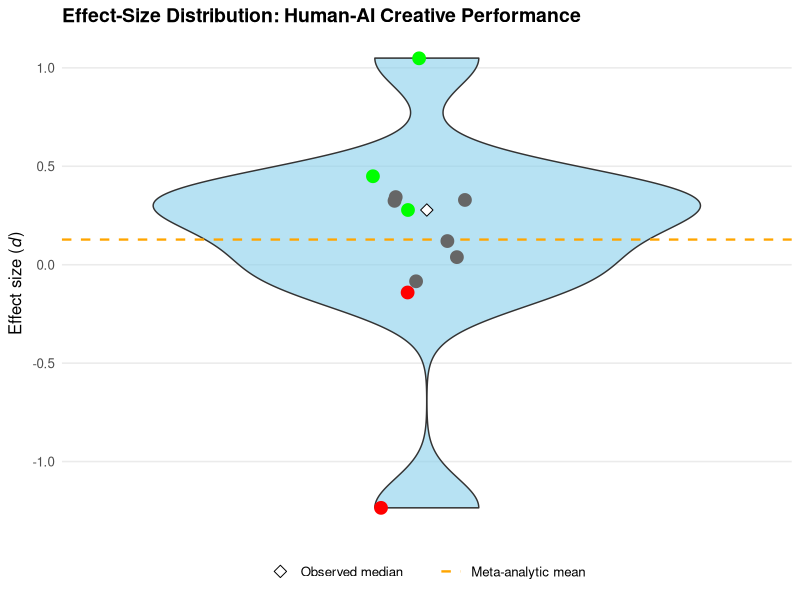
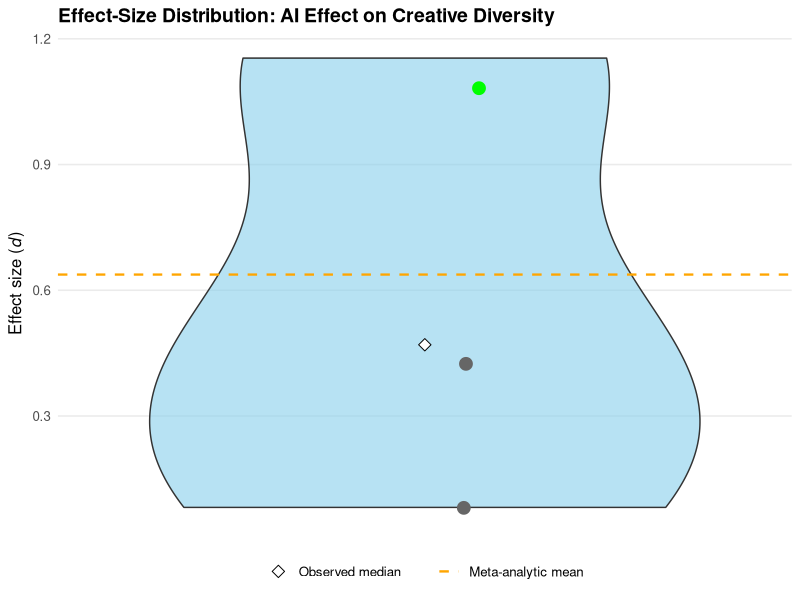
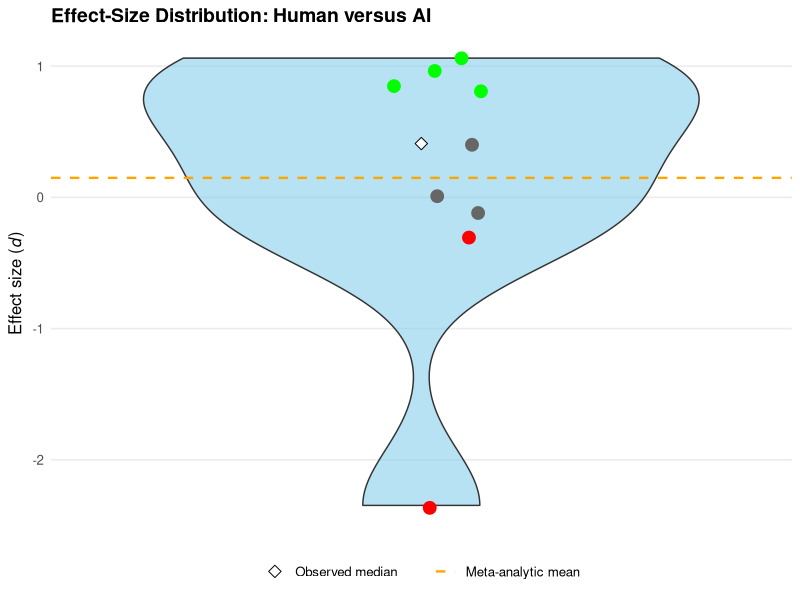
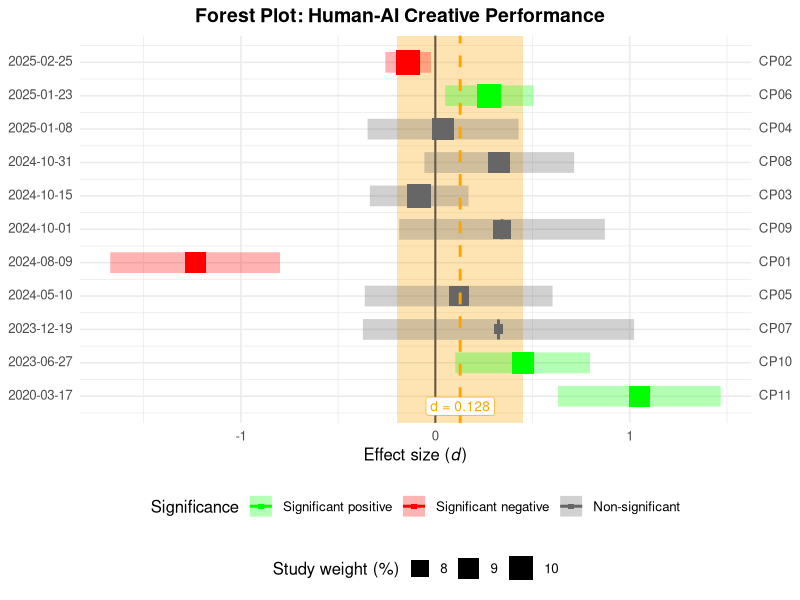
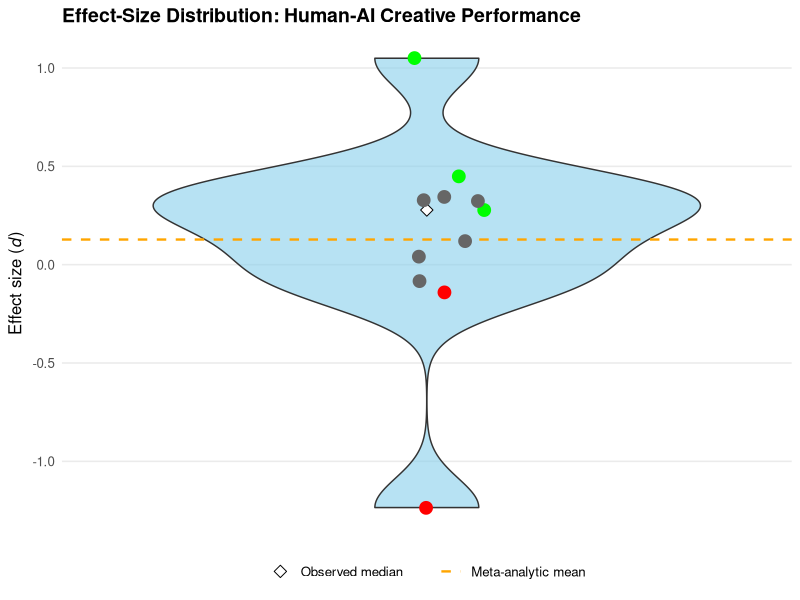
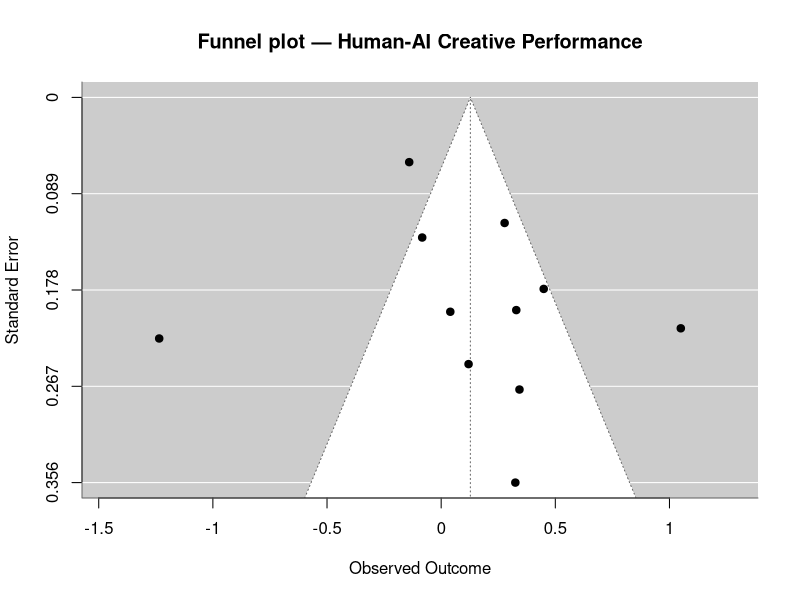
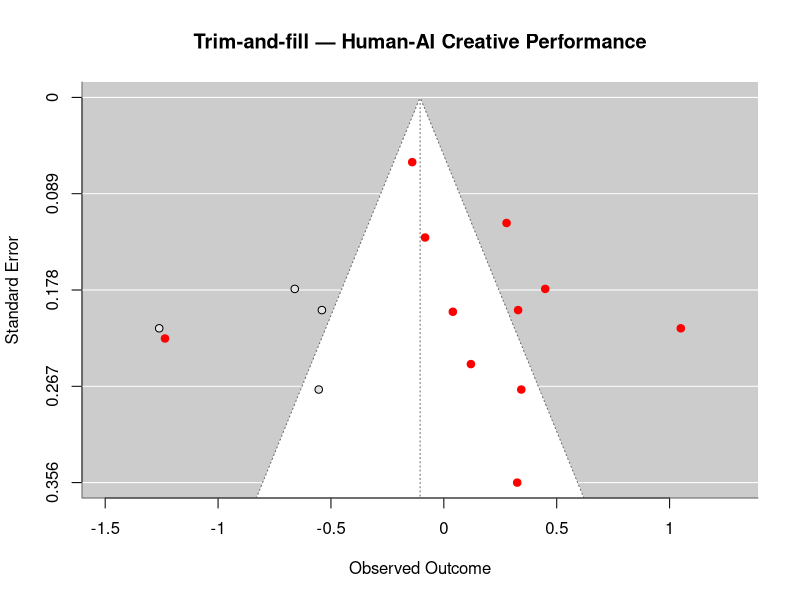
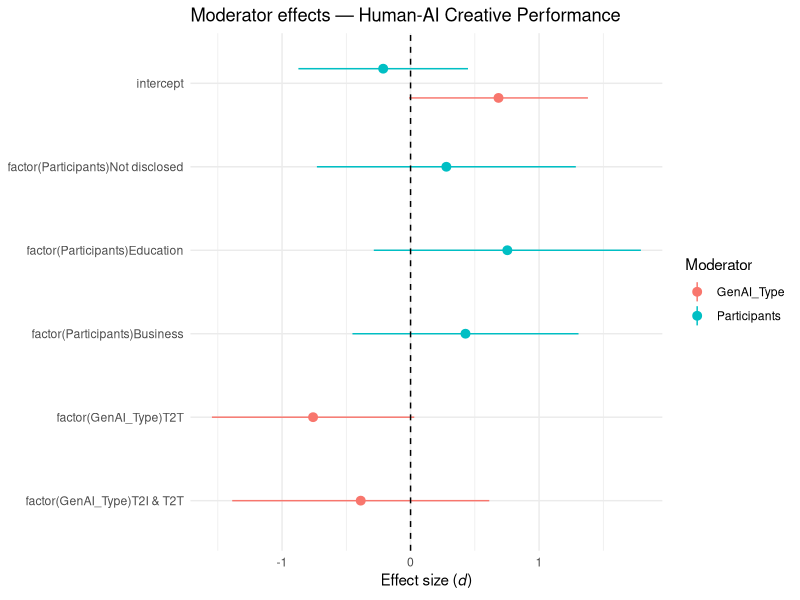

Write R code to recreate these figures, in order.
# --------- Load Libraries ---------
library(metafor)
library(tidyverse)
library(ggtext)
library(gridExtra)
library(broom)

# --------- Ensure Results directory exists ---------
output_dir <- "Results"
if (!dir.exists(output_dir)) dir.create(output_dir)

# --------- Load Datasets ---------
df_performance <- read_csv2("Human-AI_Creative_Performance.csv")
df_diversity <- read_csv2("Human-AI_Diversity.csv")
df_versus      <- read_csv2("Human_vs_AI.csv")

# --------- Mutate Date ---------
df_performance <- df_performance %>% 
  mutate(Date = as.Date(Date, format = ifelse(nchar(Date)==4, "%Y-%m-%d")))
df_diversity <- df_diversity %>% 
  mutate(Date = as.Date(Date, format = ifelse(nchar(Date)==4, "%Y-%m-%d")))
df_versus <- df_versus %>% 
  mutate(Date = as.Date(Date, format = ifelse(nchar(Date)==4, "%Y-%m-%d")))

# --------- Function to Compute Sampling Variance of d ---------
compute_vi <- function(cohens_d, n_treatment, n_control) {
  vi <- ((n_treatment + n_control) / (n_treatment * n_control)) + (cohens_d^2 / (2 * (n_treatment + n_control)))
  return(vi)
}

# --------- Wrapper to Compute vi If Not Present ---------
safe_calc_effects <- function(df) {
  if (!"vi" %in% names(df)) {
    df$vi <- compute_vi(df$cohens_d, df$n_treatment, df$n_control)
  }
  return(df)
}

# --------- Apply to All Datasets ---------
df_performance <- safe_calc_effects(df_performance)
df_diversity <- safe_calc_effects(df_diversity)
df_versus      <- safe_calc_effects(df_versus)

# --------- Meta-Analysis Function ---------
run_meta <- function(df, label, plot_filename, allow_moderator = TRUE, save_width, save_height) {
  cat("\n\n========== Meta-Analysis:", label, "==========\n\n")
  
  # 1) Fit random-effects model
  res         <- rma(yi = cohens_d, vi = vi, data = df, method = "REML")
  summary_res <- summary(res)
  print(summary_res)
  
  # 3) Prepare data frame for plotting
  #    -- compute per-study weight = 1/(vi + tau2)
  tau2   <- res$tau2
  weights <- 1 / (df$vi + tau2)
  
  plot_data <- df %>%
    mutate(
      effect = cohens_d,
      se     = sqrt(vi),
      ci.lb  = effect - 1.96 * se,
      ci.ub  = effect + 1.96 * se,
      weight = weights / sum(weights) * 100,  # percent weight
      study  = ID
    ) %>%
    arrange(desc(Date)) %>% 
    mutate(order = row_number())
  
  # 3b) classify each study’s significance & choose a colour
  plot_data <- plot_data %>%
    mutate(
      sign = case_when(
        ci.lb >  0          ~ "positive",
        ci.ub <  0          ~ "negative",
        TRUE                ~ "ns"
      ),
      col = case_when(
        sign == "positive"  ~ "green",
        sign == "negative"  ~ "red",
        sign == "ns"        ~ "grey40"
      )
    )
  
  # combine data for plotting
  plot_df <- plot_data   # no overall row
  
  # compute a little horizontal padding so text sits just outside the widest CI
  x_max <- max(plot_df$ci.ub, na.rm = TRUE)
  x_pad <- x_max + 0.05 * diff(range(plot_df$ci.lb, plot_df$ci.ub))
  
  # 4) Build ggplot forest plot
  dark_blue <- "#1f4e79"
  p <- ggplot(plot_df, aes(x = effect, y = order)) +
    
    # A) overall CI band (grey, 30% opacity)
    annotate("rect",
             xmin = summary_res$ci.lb,
             xmax = summary_res$ci.ub,
             ymin = -Inf, ymax = Inf,
             fill = "orange", alpha = 0.3) +
    # **new** black zero‐line
    geom_vline(xintercept = 0,
               color      = "black",
               size       = 0.7,
               alpha = 0.6) +
  
    # B) study‐level CI blocks (light‐blue, 30% opacity)
    geom_segment(aes(x    = ci.lb,
                     xend = ci.ub,
                     y    = order,
                     yend = order,
                     color = col),
                 size  = 7,
                 alpha = 0.3) +
    
    # 2) small dashed vertical at each studys own d
    geom_segment(
      aes(x    = effect,
          xend = effect,
          y    = order - 0.3,
          yend = order + 0.3,
          color = col),
      size     = 1
    ) +
    # 3) Weight squares
    geom_point(aes(size = weight, color = col),
               shape = 15) +
    scale_color_identity(
      name   = "Significance",
      guide  = "legend",
      labels = c(
        "green"  = "Significant positive",
        "red"    = "Significant negative",
        "grey40" = "Non‑significant"
      ),
      breaks = c("green", "red", "grey40")
    ) +
    # 4) Red line at summary d
    geom_vline(xintercept = summary_res$b[1],
               linetype = "dashed",
               color      = "orange",
               size       = 1) +
    # F) overall d label in the same boxed style as studies
    geom_label(
      data = tibble(
        effect = summary_res$b[1],
        order  = max(plot_df$order) + 0.3   # place just below the bottom study
      ),
      aes(
        x     = effect,
        y     = order,
        label = sprintf("d = %.3f", effect)
      ),
      fill       = "white",
      label.size = 0.2,
      color      = "orange",
      size       = 3.5,
      hjust      = 0.5
    ) +
    # 7) axes & theme tweaks
    scale_y_reverse(
      breaks = plot_df$order,
      labels = as.character(plot_df$Date),
      expand = expansion(add = c(0.5, 0.5)),     # gives 0.5 “row” of padding at top & bottom
      sec.axis = sec_axis(
        trans = ~ .,
        breaks = plot_df$order,
        labels = plot_df$study,
        name   = NULL    # no extra title on that side
      )
    ) +
    scale_size_continuous(
      range = c(3, 8),
      name  = "Study weight (%)"
    ) +
    # stack the two guides one on top of the other
    guides(
      color = guide_legend(nrow = 1, order = 1),  # importance: color first in the layout
      size  = guide_legend(nrow = 1, order = 2)
    ) +
    theme_minimal(base_size = 12) +
    theme(
      legend.position      = "bottom",
      legend.box           = "vertical",        # <-- stack legends
      plot.title.position  = "plot",            # <-- allow centering across full width
      plot.title           = element_text(size = 14, face = "bold", hjust = 0.5),
      axis.text.y.left   = element_markdown(hjust = 0),
      axis.text.y.right  = element_markdown(hjust = 0),
      axis.ticks.y.right = element_blank()
    ) +
    labs(
      x     = bquote("Effect size (" * italic(d) * ")"),
      y     = NULL,
      title = paste("Forest Plot:", label)
    )
  
  # 5) Save & display
  ggsave(
    filename = file.path(output_dir, paste0(plot_filename, ".pdf")),
    plot     = p,
    width    = save_width,
    height   = save_height,
    dpi      = 600
    )
  
  # 5b) Violin plot of effect‐size heterogeneity
  p_violin <- ggplot(plot_df, aes(x = "", y = effect)) +
    geom_violin(fill    = "skyblue",
                alpha   = 0.6,
                size    = 0.5) +
    geom_hline(aes(yintercept = summary_res$b[1], linetype = "Meta‑analytic mean"),
               color     = "orange",
               size      = 0.8) +
    # ▶ annotate the median of the observed effects
    stat_summary(aes(shape = "Observed median"),
                 fun    = median,
                 geom   = "point",
                 size   = 3,
                 fill   = "white",
                 color  = "black") +
    geom_jitter(aes(color = col),
                width  = 0.1,
                size   = 4) +
    scale_color_identity() +
    scale_y_continuous() +
    scale_linetype_manual(name   = NULL,
                          values = c("Meta‑analytic mean" = "dashed")) +
    scale_shape_manual(name   = NULL,
                       values = c("Observed median"     = 23)) +
    labs(x     = NULL,
         y     = bquote("Effect size (" * italic(d) * ")"),
         title = paste("Effect‐Size Distribution:", label)) +
    theme_minimal(base_size = 12) +
    theme(
      panel.grid.major.x = element_blank(),
      panel.grid.minor   = element_blank(),
      axis.text.x        = element_blank(),
      axis.ticks.x       = element_blank(),
      plot.title         = element_text(size = 14, face = "bold"),
      legend.position    = "bottom",
      # stack the two keys horizontally
      legend.box         = "horizontal",
      legend.spacing.x   = unit(0.5, "cm")
    )
  
  ggsave(
    filename = file.path(output_dir, paste0(plot_filename, "_violin.pdf")),
    plot     = p_violin,
    width    = 6.8,
    height   = 4.5,
    dpi      = 600
  )
  
  print(p_violin)
  
  # 5c) Export summary table (and moderator tables) as PDF
  
  #  – main summary
  sum_df <- tibble::tibble(
    k      = res$k,
    Effect = round(summary_res$b, 3),
    SE     = round(summary_res$se,3),
    ci95   = sprintf("[%.3f,%.3f]", summary_res$ci.lb, summary_res$ci.ub),
    pval   = round(summary_res$pval, 3),
    Q      = round(res$QE,          2),
    df     = res$k - 1,
    pQ     = round(res$QEp,         3),
    i2     = round(summary_res$I2, 1),
    tau2   = round(res$tau2,       3)
  )
  
  res_grob <- tableGrob(
    sum_df, 
    rows = NULL,
    theme = ttheme_minimal(
      core = list(fg_params = list(hjust = 0, x = 0.1)),
      colhead = list(fg_params = list(fontface = "bold"))
    )
  )
  
  # ▶ funnel plot — observed
  pdf(file.path(output_dir, paste0(plot_filename, "_funnel_observed.pdf")), width = save_width, height = save_height)
  funnel(res, main = paste("Funnel plot —", label))
  dev.off()

  # ▶ funnel plot — trim-and-fill
  tf <- trimfill(res)
  pdf(file.path(output_dir, paste0(plot_filename, "_funnel_trimfill.pdf")), width = save_width, height = save_height)
  funnel(tf, main = paste("Trim‑and‑fill —", label), col = "red")
  dev.off()

  # 3) Moderators: GenAI_Type & Participants
  if(allow_moderator == TRUE){
    mods <- list()
    # GenAI_Type
    if(n_distinct(df$GenAI_Type)>1){
      mg <- rma(yi=cohens_d, vi=vi, mods=~factor(GenAI_Type), data=df, method="REML")
      mg_df <- tidy(mg, conf.int=TRUE) %>% filter(term!="(Intercept)")
      mods[["GenAI_Type"]] <- mg_df
      # table
      g_grob <- tableGrob(mg_df %>% select(term, estimate, std.error, conf.low, conf.high, p.value),
                          rows=NULL, theme=ttheme_minimal(core=list(fg_params=list(hjust=0))))
      ggsave(file.path(output_dir, paste0(plot_filename, "_mod_GenAI_Type_table.pdf")), g_grob, width=6.8, height=3)
    }
    # Participants
    if(n_distinct(df$Participants)>1){
      mp <- rma(yi=cohens_d, vi=vi, mods=~factor(Participants), data=df, method="REML")
      mp_df <- tidy(mp, conf.int=TRUE) %>% filter(term!="(Intercept)")
      mods[["Participants"]] <- mp_df
      # table
      p_grob <- tableGrob(mp_df %>% select(term, estimate, std.error, conf.low, conf.high, p.value),
                          rows=NULL, theme=ttheme_minimal(core=list(fg_params=list(hjust=0))))
      ggsave(file.path(output_dir, paste0(plot_filename, "_mod_Participants_table.pdf")), p_grob, width=6.8, height=3)
    }
    # combined moderator plot
    if(length(mods)>0){
      mod_all <- bind_rows(mods, .id="Moderator")
      p_mod <- ggplot(mod_all, aes(x=term, y=estimate, color=Moderator)) +
        geom_pointrange(aes(ymin=conf.low, ymax=conf.high), position=position_dodge(width=0.7)) +
        geom_hline(yintercept=0, linetype="dashed") + coord_flip() +
        labs(title=paste("Moderator effects —", label), x=NULL,
             y=bquote("Effect size (" * italic(d) * ")")) +
        theme_minimal()
      ggsave(file.path(output_dir, paste0(plot_filename, "_mod_plot.pdf")), p_mod, width=6.8, height=4.5)
    }
  }
  
  return(sum_df)
}
# --------- Run All Meta-Analyses ---------
enh_res <- run_meta(df_performance, "Human‑AI Creative Performance", "0_plot_performance", allow_moderator = TRUE,save_width  = 6.8, save_height = 5)
nov_res <- run_meta(df_diversity,  "AI Effect on Creative Diversity",  "0_plot_diversity", allow_moderator = FALSE,save_width  = 6.8, save_height = 3)
vs_res  <- run_meta(df_versus,       "Human versus AI",                   "0_plot_versus", allow_moderator = TRUE,save_width  = 6.8, save_height = 5)

# combined table
all_results <- bind_rows(
  enh_res  %>% mutate(Analysis="Performance"),
  nov_res  %>% mutate(Analysis="Diversity"),
  vs_res   %>% mutate(Analysis="Human_vs_AI")
) %>%
  mutate(
    Signif   = case_when(
      pval <  .001 ~ "***",
      pval <  .01  ~ "**",
      pval <  .05  ~ "*",
      TRUE         ~ ""
    ),
    `p (sig)` = paste0(format(pval, nsmall=3), Signif)
  )

all_grob <- tableGrob(
  all_results %>% 
    select(
      Analysis,
      Effect,
      SE,
      ci95,        
      `p (sig)`,
      Q,
      df,
      pQ,          
      i2,          
      tau2
    ),
  rows  = NULL,
  theme = ttheme_minimal(
    core    = list(fg_params = list(hjust=0, x=0.1, fontsize=10)),
    colhead  = list(fg_params = list(fontface="bold", fontsize=11))
  )
)

ggsave(
  filename = file.path(output_dir, "all_meta_analyses.pdf"),
  plot     = all_grob,
  width    = 6.8,
  height   = 2.5,
  dpi      = 600
  )
